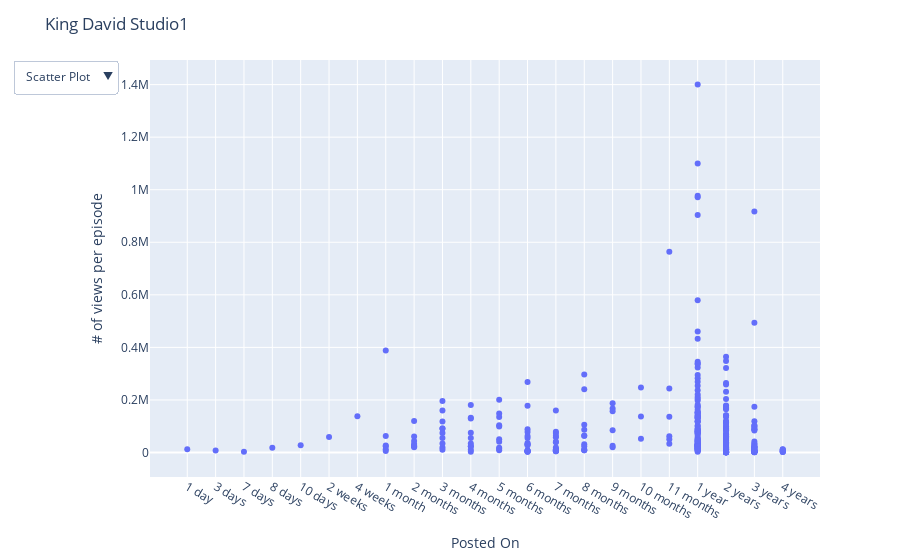

Source (notebook cell):
### Code cell
# reading the database
data = pd.read_csv("Output Files/kingdavidstudio1_Podcast.csv")
 
plot = px.scatter(
    x=data['posted'],
    y=data['views'],
)
 
# Add dropdown
plot.update_layout(

    title="King David Studio1",
    xaxis_title="Posted On",
    yaxis_title="# of views per episode",
    
    updatemenus=[
        dict(
            buttons=list([
                dict(
                    args=["type", "scatter"],
                    label="Scatter Plot",
                    method="restyle"
                ),
                dict(
                    args=["type", "pie"],
                    label="Pie Chart ",
                    method="restyle"
                )
            ]),
            direction="down",
        ),
    ]
)
 
plot.show()

### Figure 1 — Plotly figure (JSON) as saved in the notebook; plotly's stock layout.template omitted (floating-point values rounded to 4 significant figures; data arrays with more than 128 entries replaced by an {"elided": "..."} marker saying what was removed)
{"data": [{"hovertemplate": "x=%{x}<br>y=%{y}<extra></extra>", "legendgroup": "", "marker": {"color": "#636efa", "colors": "#636efa", "symbol": "circle"}, "mode": "markers", "name": "", "orientation": "v", "showlegend": false, "type": "scatter", "x": {"elided": "326 str values"}, "xaxis": "x", "y": {"elided": "326 int values"}, "yaxis": "y"}], "layout": {"autosize": true, "legend": {"tracegroupgap": 0}, "margin": {"t": 60}, "title": {"text": "King David Studio1"}, "updatemenus": [{"active": 0, "buttons": [{"args": ["type", "scatter"], "label": "Scatter Plot", "method": "restyle"}, {"args": ["type", "pie"], "label": "Pie Chart ", "method": "restyle"}], "direction": "down"}], "xaxis": {"anchor": "y", "autorange": true, "domain": [0, 1], "range": [-1.281, 22.28], "title": {"text": "Posted On"}, "type": "category"}, "yaxis": {"anchor": "x", "autorange": true, "domain": [0, 1], "range": [-108700.0, 1509000.0], "title": {"text": "# of views per episode"}, "type": "linear"}}}
